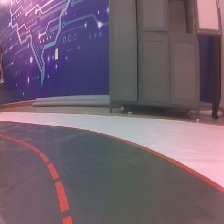
#> input picture yolo_lane_following/semantic_dataset/images/train/apex_50_175_8dde9b1e-90ab-11f1-b0cc-488f4cdfb482.jpg, 224 x 224 px; its folder holds 3 pictures in this run
$ python augment_cube_obstacles.py
#> lines starting #> are read from the running program, lines starting #| are printed output that depends on the picture
#!/usr/bin/env python3
"""Add perspective cube obstacles to an existing dense semantic dataset.

The generated cube has independently shaded front, top and side faces plus a
contact shadow and visible edges. Colours include camouflage sampled from the
underlying road so obstacle learning cannot depend on colour alone.
"""
from __future__ import annotations

import argparse
import random
from pathlib import Path
from typing import List, Tuple

import cv2
import numpy as np


ROOT = Path(__file__).resolve().parent
OBSTACLE = 4


def _shade(colour: np.ndarray, scale: float, offset: float = 0.0) -> Tuple[int, int, int]:
    value = np.clip(colour.astype(np.float32) * scale + offset, 0, 255)
    return tuple(int(v) for v in value)


def _colour(image: np.ndarray, cx: int, cy: int, rng: random.Random) -> np.ndarray:
    mode = rng.randrange(4)
    if mode == 0:
        # Camouflage against road/divider/white under the cube.
        y1, y2 = max(0, cy - 4), min(image.shape[0], cy + 5)
        x1, x2 = max(0, cx - 4), min(image.shape[1], cx + 5)
        return np.median(image[y1:y2, x1:x2].reshape(-1, 3), axis=0).astype(np.uint8)
    if mode == 1:
        value = rng.randint(25, 235)
        return np.asarray([value, value, value], np.uint8)
    return np.asarray([rng.randint(15, 240) for _ in range(3)], np.uint8)


def _anchor(mask: np.ndarray, rng: random.Random) -> Tuple[int, int]:
    h, w = mask.shape
    yy, xx = np.indices(mask.shape)
    valid = (mask == 1) & (yy >= int(h * 0.56)) & (yy <= int(h * 0.92))
    ys, xs = np.nonzero(valid)
    if xs.size < 50:
        raise ValueError("not enough road pixels for a cube")
    index = rng.randrange(xs.size)
    return int(xs[index]), int(ys[index])


def render_cube(image: np.ndarray, dense: np.ndarray, size_cm: int,
                rng: random.Random) -> Tuple[np.ndarray, np.ndarray]:
    h, w = dense.shape
    cx, ground_y = _anchor(dense, rng)
    perspective = 0.58 + 0.75 * (ground_y / float(h))
    face = int(round((8.0 + size_cm * 2.2) * perspective))
    face = int(np.clip(face, 14, 42))
    depth_x = max(4, int(round(face * rng.uniform(0.22, 0.36))))
    depth_y = max(3, int(round(face * rng.uniform(0.16, 0.28))))
    direction = rng.choice((-1, 1))
    x1 = int(np.clip(cx - face // 2, depth_x + 2, w - face - depth_x - 3))
    x2 = x1 + face
    y2 = int(np.clip(ground_y, face + depth_y + 2, h - 3))
    y1 = y2 - face
    dx = direction * depth_x

    front = np.asarray([[x1, y1], [x2, y1], [x2, y2], [x1, y2]], np.int32)
    top = np.asarray([[x1, y1], [x2, y1], [x2 + dx, y1 - depth_y],
                      [x1 + dx, y1 - depth_y]], np.int32)
    side_x = x2 if direction > 0 else x1
    side = np.asarray([[side_x, y1], [side_x + dx, y1 - depth_y],
                       [side_x + dx, y2 - depth_y], [side_x, y2]], np.int32)

    result = image.copy()
    mask = np.zeros_like(dense, np.uint8)
    colour = _colour(image, cx, ground_y, rng)
    shadow_centre = (cx + dx // 2, min(h - 1, y2 + max(2, face // 12)))
    cv2.ellipse(result, shadow_centre, (face // 2 + depth_x, max(2, face // 7)),
                0, 0, 360, (18, 18, 18), -1, cv2.LINE_AA)
    cv2.fillPoly(result, [front], _shade(colour, 0.82))
    cv2.fillPoly(result, [side], _shade(colour, 0.58))
    cv2.fillPoly(result, [top], _shade(colour, 1.12, 8.0))
    cv2.fillPoly(mask, [front, side, top], 255)
    edge = _shade(colour, 0.28)
    for polygon in (front, side, top):
        cv2.polylines(result, [polygon], True, edge, rng.choice((1, 1, 2)), cv2.LINE_AA)

    output_mask = dense.copy()
    output_mask[mask > 0] = OBSTACLE
    return result, output_mask


def main() -> None:
    parser = argparse.ArgumentParser(description="Generate semantic cube obstacle samples")
    parser.add_argument("--dataset", type=Path, default=ROOT / "semantic_dataset")
    parser.add_argument("--copies", type=int, default=2)
    parser.add_argument("--seed", type=int, default=2608)
    parser.add_argument("--sizes-cm", type=int, nargs="+", default=list(range(5, 11)))
    args = parser.parse_args()
    rng = random.Random(args.seed)
    written = {"train": 0, "val": 0}

    for split in ("train", "val"):
        image_dir = args.dataset / "images" / split
        mask_dir = args.dataset / "masks" / split
        sources = sorted(p for p in image_dir.glob("*.jpg") if "_cube_" not in p.stem)
        for image_path in sources:
            mask_path = mask_dir / (image_path.stem + ".png")
            image, dense = cv2.imread(str(image_path)), cv2.imread(str(mask_path), 0)
#> image is the input picture: shape (224, 224, 3); mean B, G, R 112, 97.5, 114.9
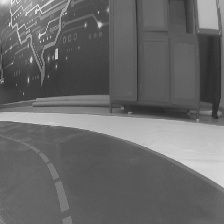
#> dense: shape (224, 224); min 40, max 247, mean 104.4
            if image is None or dense is None:
                continue
            for copy_index in range(args.copies):
                try:
                    size_cm = rng.choice(args.sizes_cm)
                    augmented, augmented_mask = render_cube(image, dense, size_cm, rng)
                except ValueError:
                    continue
                stem = "%s_cube_%02dcm_%02d" % (image_path.stem, size_cm, copy_index)
                cv2.imwrite(str(image_dir / (stem + ".jpg")), augmented,
                            [cv2.IMWRITE_JPEG_QUALITY, 94])
                cv2.imwrite(str(mask_dir / (stem + ".png")), augmented_mask)
                written[split] += 1
#> after the loop, written = {'train': 0, 'val': 0}

    data_path = args.dataset / "data.yaml"
    data_path.write_text(
        "path: %s\ntrain: images/train\nval: images/val\nmasks_dir: masks\nnames:\n"
        "  0: background\n  1: road\n  2: divider\n  3: forbidden\n  4: obstacle\n"
        % args.dataset.resolve(), encoding="utf-8")
    print("cube samples train=%d val=%d" % (written["train"], written["val"]))
    print("dataset:", args.dataset.resolve())


if __name__ == "__main__":
    main()
